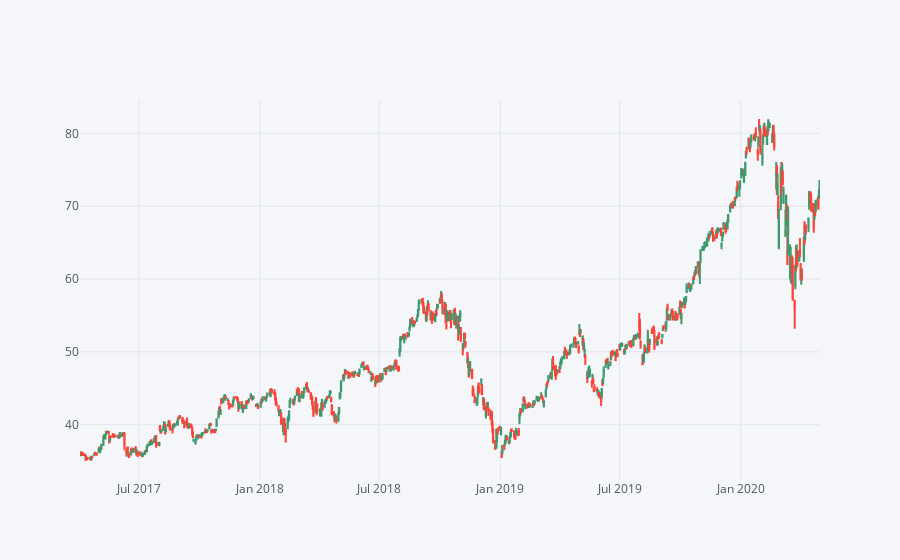

Write notebook code for a chart like this one.
### Markdown cell above
# Candle Plot

### Code cell
big.loc['apple'].iplot(kind='candle')

### Figure 1 — Plotly figure (JSON) as saved in the notebook; plotly's stock layout.template omitted (floating-point values rounded to 4 significant figures; data arrays with more than 128 entries replaced by an {"elided": "..."} marker saying what was removed)
{"data": [{"close": {"elided": "775 float values"}, "high": {"elided": "775 float values"}, "low": {"elided": "775 float values"}, "open": {"elided": "775 float values"}, "showlegend": false, "type": "candlestick", "x": {"elided": "775 str values"}, "yaxis": "y2"}], "layout": {"legend": {"bgcolor": "#F5F6F9", "font": {"color": "#4D5663"}}, "paper_bgcolor": "#F5F6F9", "plot_bgcolor": "#F5F6F9", "title": {"font": {"color": "#4D5663"}}, "xaxis": {"gridcolor": "#E1E5ED", "rangeslider": {"visible": false}, "showgrid": true, "tickfont": {"color": "#4D5663"}, "title": {"font": {"color": "#4D5663"}, "text": ""}, "zerolinecolor": "#E1E5ED"}, "yaxis": {"gridcolor": "#E1E5ED", "showgrid": true, "showticklabels": false, "tickfont": {"color": "#4D5663"}, "title": {"font": {"color": "#4D5663"}, "text": ""}, "zerolinecolor": "#E1E5ED"}, "yaxis2": {"gridcolor": "#E1E5ED", "showgrid": true, "tickfont": {"color": "#4D5663"}, "title": {"font": {"color": "#4D5663"}, "text": ""}, "zerolinecolor": "#E1E5ED"}}}
